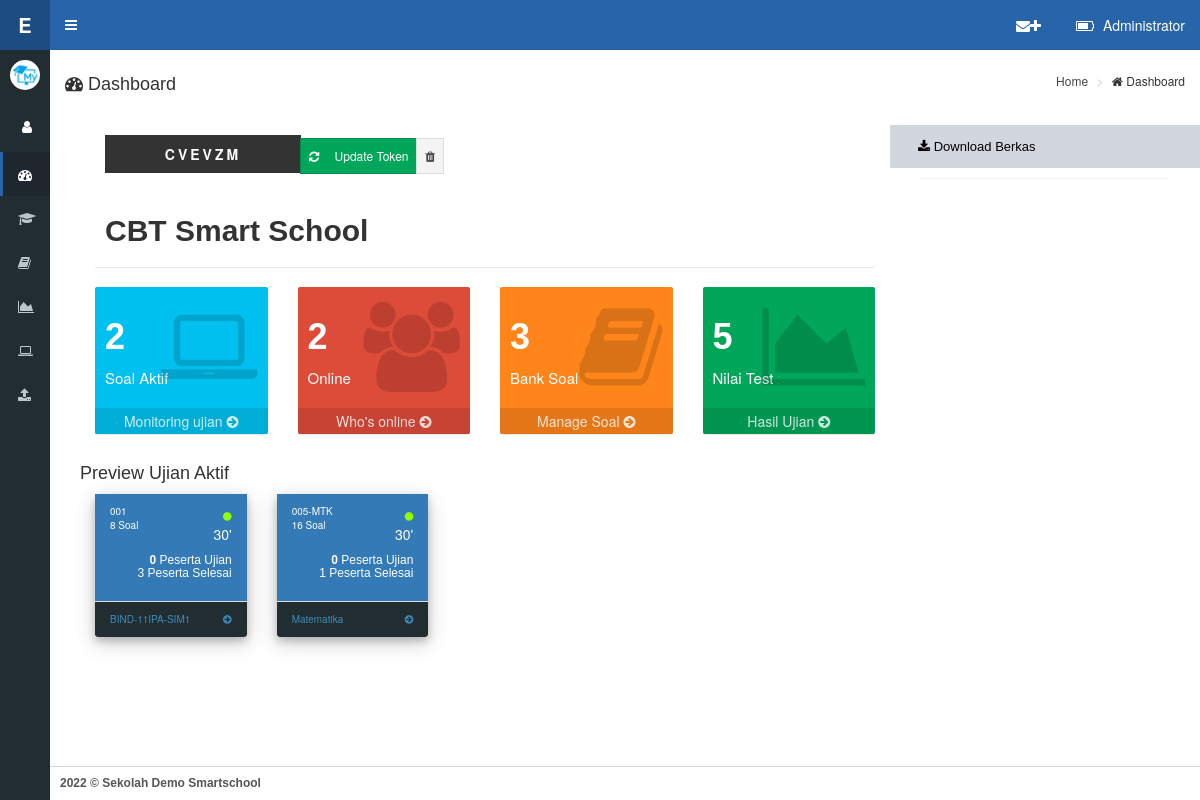
Before: /on-admin/index.php (signed in) with the older database file.
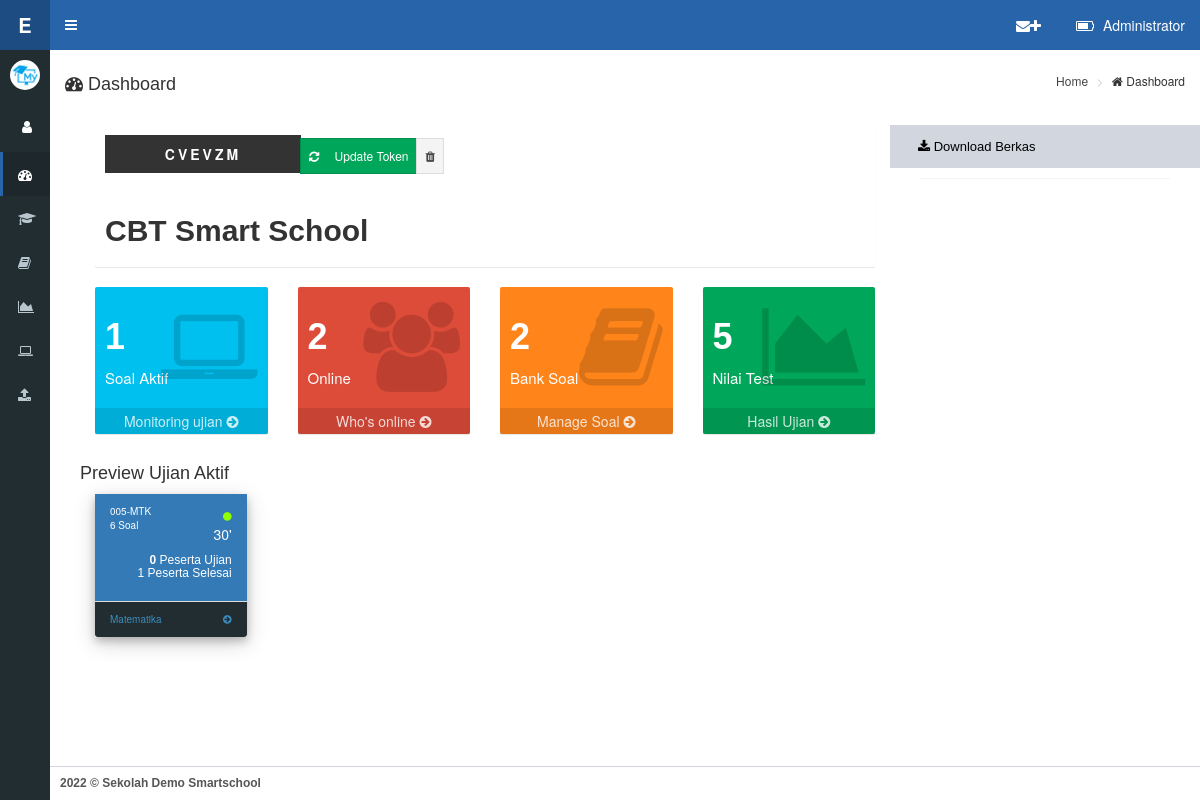
After: the same page with the newer database file.
### tables this page shows
CREATE TABLE `profil` (
  `id` int(11) NOT NULL,
  `n_sekolah` varchar(30) NOT NULL,
  `sub_n_sekolah` varchar(50) NOT NULL,
  `kepsek` varchar(50) NOT NULL,
  `nip` varchar(20) NOT NULL,
  `kode_sekolah` varchar(30) NOT NULL,
  `logo` varchar(30) NOT NULL,
  `logo_ujian` varchar(30) NOT NULL,
  `kota` varchar(30) NOT NULL,
  `tanggal` text NOT NULL,
  `logo_kota` varchar(30) NOT NULL,
  `web` varchar(30) NOT NULL,
  `bg_login` varchar(30) NOT NULL
);

CREATE TABLE `ujian` (
  `Urut` int(11) NOT NULL,
  `jenis` varchar(50) NOT NULL,
  `mapel` varchar(50) NOT NULL,
  `kodesoal` varchar(50) NOT NULL,
  `waktu` varchar(8) NOT NULL,
  `lamaujian` varchar(12) NOT NULL,
  `kunci` varchar(100) NOT NULL,
  `aktif` int(11) NOT NULL DEFAULT '0',
  `acak` varchar(2) NOT NULL,
  `opsi` varchar(10) NOT NULL,
  `kelas` varchar(10) NOT NULL,
  `nilai` varchar(3) NOT NULL
);

### on-admin/response.php (the view, shortened to what the changed rows need)
<?php
include ('../koneksi/koneksi.php');
						$querydosen = mysqli_query ($konek, "SELECT * FROM ujian where aktif=1");
						while ($ar = mysqli_fetch_array ($querydosen)){
						$result = mysqli_query($konek, "SELECT * FROM soal WHERE kodesoal='$ar[kodesoal]'");
						$num_rows = mysqli_num_rows($result);
						$hm = mysqli_query($konek, "SELECT * FROM jawaban WHERE kodesoal='$ar[kodesoal]'");
						$num = mysqli_num_rows($hm);
                                						if ($num > 0)
                                						{
                                						$hasil=mysqli_num_rows($hm);
                                						}
                                						else
                                						{
                                						$hasil="0";
                                						}
                        $hs = mysqli_query($konek, "SELECT * FROM nilaihasil WHERE kodesoal='$ar[kodesoal]'");
						$nm = mysqli_num_rows($hs);
						if ($nm > 0)
                                						{
                                						$hsil=mysqli_num_rows($hs);
                                						}
                                						else
                                						{
                                						$hsil="0";
                                						}
						if(!$ar['aktif']=='1')
				        {
					    $aktif = "";
				        }
				        else
				        {
					    $aktif = "
					    <div  id='pew' class='col-xs-6 col-sm-4 col-md-2 col-lg-2'>
                                          <div  id='pew' class='panel panel-primary'>
                                             <div  id='pew' class='panel-heading'>
                                                <div class='row'>
                                                   <div class='col-xs-8' style='font-size:10px'>
                                                      $ar[kodesoal]
                                                      <br>
                                                      $num_rows Soal
                                                   </div>
                                                   <div class='col-xs-4 text-right'>
                                                      <i id='blink' class='fa fa-circle' style='color:#90ff00;font-size:10px;'></i>$ar[waktu]'
                                                   </div>
                                                </div>
                                                <div class='row text-right'>
                                                    <div class='col-xs-12 text-right'>
                                                        <h6><b>$hasil</b> Peserta Ujian
                                                        <br>$hsil Peserta Selesai</h6>
                                                    </div>
                                                </div>
                                             </div>
                                             <a href='../preview/ujianstart.php?matpel=$ar[mapel]&kode=$ar[kodesoal]&jenis=$ar[jenis]' style='font-size:10px'>
                                                <div  id='pow' class='panel-footer'>
                                                   <span class='pull-left'>$ar[mapel] </span>
                                                   <span class='pull-right'><i class='fa fa-arrow-circle-right'></i></span>
                                                   <div class='clearfix'></div>
                                                </div>
                                             </a>
                                          </div>
                                       </div>";
				        }
							echo "
								$aktif
								";
						}
					?>

### on-admin/index.php (shortened to what the changed rows need)
<?php
include ('../koneksi/koneksi.php');
?>
<!DOCTYPE html>
<html>
<head>
	<link href="../js/sweetalert.css" rel="stylesheet" type="text/css"/>
	<?php
		include "bundle/index_css.php";
	?>
  </head>
<?php
include "tema/tema.php";
?>
    <div class="wrapper">
      <?php
        include "navbar/content_header.php";
      ?>
      <aside class="main-sidebar">
      <section class="sidebar">
	  <?php
        include "navbar/userpanel.php";
      ?>
		</section>
		</aside>
		<div class="content-wrapper">
					<section id="mburidewe" class="content-header">
							        <br>
							             <div class='col-md-9'>
                                       <div class='col-lg-12 col-md-12 col-xs-12'>
                                          <div id="ngarep" class='small-box bg-default'>
                                            <div class='inner'>
                                                <br><br>
                                                <h2><b>CBT Smart School </b></h2>
                                            </div>
                                          </div>
                                        </div>
                                       <div class='col-lg-3 col-md-6 col-xs-6'>
                                          <div id="ngarep" class='small-box bg-aqua'>
                                            <div class='inner'>
                                                        <?php
                                						$result = mysqli_query($konek, "SELECT * FROM ujian WHERE aktif='1'");
                                						$num_rows = mysqli_num_rows($result);
                                						if ($num_rows > 0)
                                						{
                                						$soal=mysqli_num_rows($result);
                                						}
                                						else
                                						{
                                						$soal="0";
                                						}
						                                ?>
                                                        <h1><b><?php echo $soal; ?></b></h1>
                                            </div>
                                          </div>
                                        </div>
                                       <div class='col-lg-3 col-md-6 col-xs-6'>
                                          <div id="ngarep" class='small-box bg-red'>
                                            <div class='inner'>
                                                         <?php
                                						$result = mysqli_query($konek, "SELECT * FROM siswa WHERE online='1'");
                                						$num_rows = mysqli_num_rows($result);
                                						if ($num_rows > 0)
                                						{
                                						$online=mysqli_num_rows($result);
                                						}
                                						else
                                						{
                                						$online="0";
                                						}
                                						?>
                                                        <h1><b><?php echo $online; ?></b></h1>
                                            </div>
                                          </div>
                                        </div>
                                      <div class='col-lg-3 col-md-6 col-xs-6'>
                                          <div id="ngarep" class='small-box bg-orange'>
                                            <div class='inner'>
                                                        <?php
                                						$result = mysqli_query($konek,"SELECT * FROM ujian");
                                						$num_rows = mysqli_num_rows($result);
                                						if ($num_rows > 0)
                                						{
                                						$bank=mysqli_num_rows($result);
                                						}
                                						else
                                						{
                                						$bank="0";
                                						}
                                						?>
                                                        <h1><b><?php echo $bank; ?></b></h1>
                                            </div>
                                          </div>
                                        </div>
                                       <div class='col-lg-3 col-md-6 col-xs-6'>
                                          <div id="ngarep" class='small-box bg-green'>
                                            <div class='inner'>
                                                      <?php
                                						$result = mysqli_query($konek, "SELECT * FROM nilaihasil");
                                						$num_rows = mysqli_num_rows($result);
                                						if ($num_rows > 0)
                                						{
                                						$hasil=mysqli_num_rows($result);
                                						}
                                						else
                                						{
                                						$hasil="0";
                                						}
                                						?>
                                                        <h1><b><?php echo $hasil; ?></b></h1>
                                            </div>
                                          </div>
                                        </div>
                                    </div>
					</section>
					<section class="content-header">
                	<div class="row">
                        <div class="col-xs-12">
                            <div class="col-xs-12">
                                <?php include ('response.php'); ?>
                                </div>
                        </div>
                      </div>
                    </section>
                    <br><br><br><br><br>
      </div>
		</div>
  </body>
</html>

### on-admin/navbar/userpanel.php (shortened to what the changed rows need)
<?php
$qq = mysqli_query ($konek, "SELECT * FROM profil where id='1'");
						while ($xx = mysqli_fetch_array ($qq)){
                        ?>
		<div class="user-panel">
            <div class="pull-left image">
              <img src="../aset/foto/<?php echo $xx['logo'];?>" class="img-circle" alt="User Image">
            </div>
		  </div>
		  <div class="user-panel">
            <div class="pull-left image">
			<a href="profil.php" data-toggle="tooltip" data-placement="right" title="Profil"><button id="cog" class="btn btn-default btn-md"><i class="fa fa-user"></i></button></a>
            <a href="theme.php" data-placement="right" data-toggle="tooltip" title="setting"><button id="cog" class="btn btn-default"><i class="fa fa-cog"></i></button></a>
            </div>
        </div>
<?php }?>

Changed rows visible on the page:
no longer on this page (row edited): ujian: kodesoal "001", num_rows "8", waktu "30", hasil "0", hsil "3", mapel "BIND-11IPA-SIM1"
changed ujian "005-MTK": num_rows "16" → "6"
Other visible differences:
$soal: "2" → "1"
$bank: "3" → "2"
